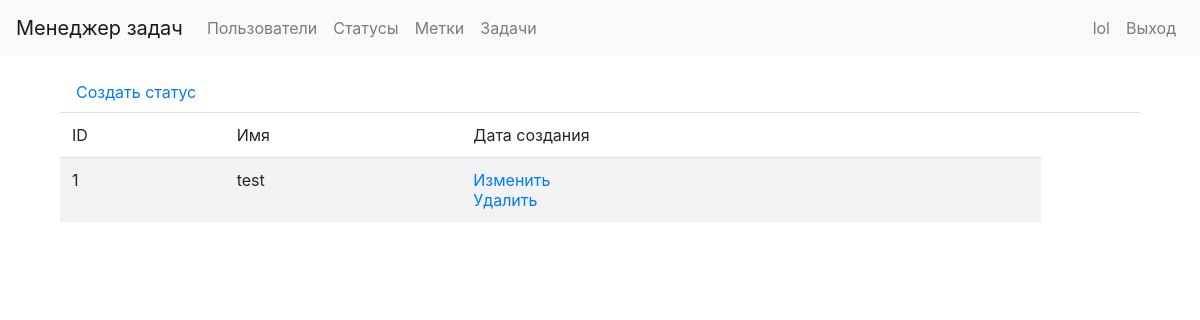
The app's page /statuses/ (signed in), older data.
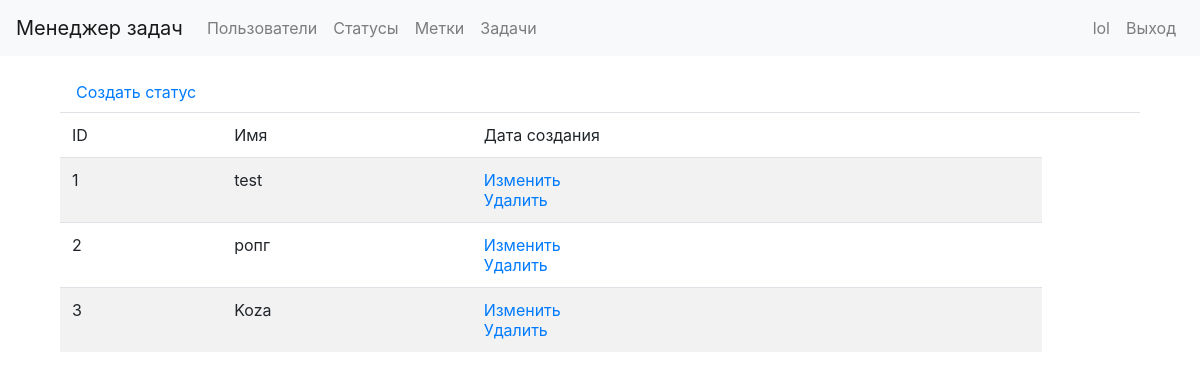
The same page, newer data.
### task_manager/users/models.py (models this page shows, shortened)
class User(AbstractUser):
    class Meta:
        verbose_name = gettext_lazy('User')
        verbose_name_plural = gettext_lazy('Users')
        ordering = ['id']

### task_manager/statuses/models.py (models this page shows, shortened)
class Status(models.Model):
    name = models.CharField(
        max_length=MAX_LENGTH,
        unique=True,
        verbose_name=gettext_lazy('Name')
    )
    created_at = models.DateTimeField(
        auto_now_add=True,
        verbose_name=gettext_lazy('Date of create'),
    )
    class Meta:
        verbose_name = gettext_lazy('Status')
        ordering = ['id']

### task_manager/statuses/views.py (the view)
# urls.py: path('', StatusList.as_view(), name='list'),
class StatusList(LoginRequiredMixin, ListView):
    model = Status
    template_name = STATUS
    context_object_name = 'statuses'
    def get_context_data(self, **kwargs):
        context = super().get_context_data(**kwargs)
        context[TITLE] = LIST_TITLE
        return context

### task_manager/templates/statuses.html (shortened to what this page needs)
{% extends 'base.html' %}
{% load i18n %}
{% block content %}
<div class="container wrapper">
    <a class="nav-link" href="{% url 'statuses:create' %}">Создать статус</a>
    <table class="table table-striped">
        <thead>
            <tr>
                <td>ID</td>
                <td>{% translate "Name" %}</td>
                <td>{% translate "Date of creation" %}</td>
                <td></td>
            </tr>
        </thead>
        <tbody>
            {% for status in statuses %}
            <tr>
                <td>{{ status.id }}</td>
                <td>{{ status.name }}</td>
                <td>
                    <a href="{% url 'statuses:change' status.id %}">{% translate "Change" %}</a>
                    <br>
                    <a href="{% url 'statuses:delete' status.id %}">{% translate "Delete" %}</a>
                </td>
            </tr>
            {% endfor %}
        </tbody>
    </table>
</div>
{% endblock %}

### task_manager/templates/base.html (shortened to what this page needs)
{% load i18n %}
{% load bootstrap4 %}
{% bootstrap_css %}
  <head>
  </head>
  <body class="d-flex flex-column min-vh-100">
    <nav class="navbar navbar-expand-lg navbar-light bg-light mb-3">
      <a class="navbar-brand" href="/">Менеджер задач</a>
      <div class="navbar-collapse collapse" id="navbarToggleExternalContent" style>
        <ul class="navbar-nav mr-auto">
          <li class="nav-item">
            <a class="nav-link" href="{% url 'users:list' %}">Пользователи</a>
          </li>
          {% if user.is_authenticated %}
          <li class="nav-item">
            <a class="nav-link" href="{% url 'statuses:list' %}">Статусы</a>
          </li>
          <li class="nav-item">
            <a class="nav-link" href="{% url 'labels:list' %}">Метки</a>
          </li>
          <li class="nav-item">
            <a class="nav-link" href="{% url 'tasks:list' %}">Задачи</a>
          </li>
          {% endif %}
        </ul>
        <ul class="navbar-nav">
        {% if user.is_authenticated %}
          <li class="nav-item">
            <span class="nav-link">{{ user.username }}</span>
          </li>
          <li class="nav-item">
            <a class="nav-link" href="{% url 'logout' %}">Выход</a>
          </li>
        {% endif %}
        </ul>
      </div>
    </nav>
    <div class="container wrapper flex-grow-1">
      {% block content %}{% endblock %}
    </div>
  </body>

Row changes from the older to the newer data that the page shows:
added Status: id "2", name "ропг"
added Status: id "3", name "Koza"
